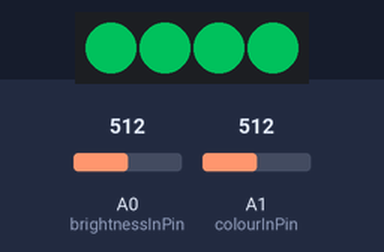
The sketch below on a simulated Arduino Uno, built with avr-gcc and run on an emulated ATmega328P. Parts: 4 RGB LEDs in strip order, left to right. The test bench sets the inputs (shaded band); at power-on: A1 (colourInPin) = 512, A0 (brightnessInPin) = 512. Dim RGB values are drawn brighter than linear.

Above: at 4.2 s.
4.3 s: A1 (colourInPin) set to 716
At 4.8 s:
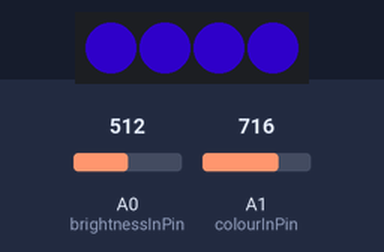
5.8 s: A1 (colourInPin) set to 900
At 7.0 s:
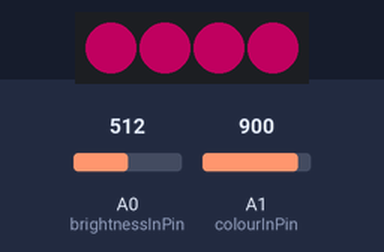
7.3 s: A0 (brightnessInPin) set to 574
At 8.4 s:
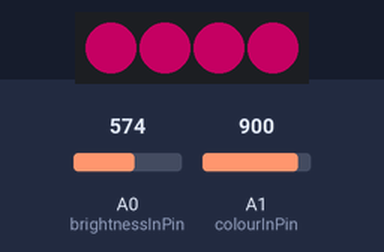
8.8 s: A0 (brightnessInPin) set to 608
At 9.6 s:
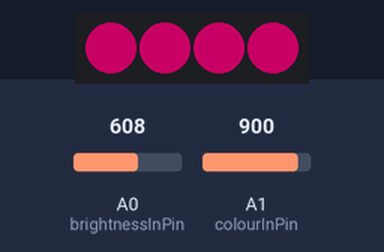
10.3 s: A1 (colourInPin) set to 306
At 10.6 s:
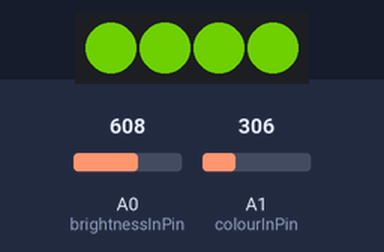
11.8 s: A1 (colourInPin) set to 245
At 12.9 s:
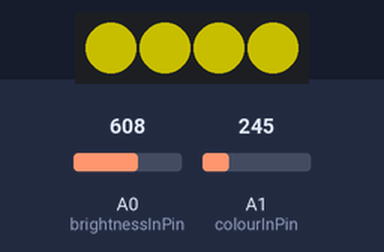
Timing chart, 0 to 14.3 s (numbered marks = the images above; inputs shaded):
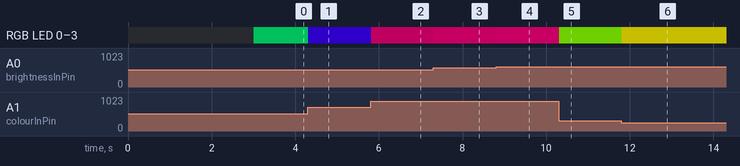

Measured:
- after the input at 4.3 s, RGB LED 0–3: RGB(0, 86, 41) → RGB(24, 0, 103) at once
- after the input at 5.8 s, RGB LED 0–3: RGB(24, 0, 103) → RGB(85, 0, 42) at once
- after the input at 7.3 s, RGB LED 0–3: RGB(85, 0, 42) → RGB(95, 0, 47) at once
- after the input at 8.8 s, RGB LED 0–3: RGB(95, 0, 47) → RGB(100, 0, 50) at once
- after the input at 10.3 s, RGB LED 0–3: RGB(100, 0, 50) → RGB(63, 119, 0) at once
- after the input at 11.8 s, RGB LED 0–3: RGB(63, 119, 0) → RGB(101, 96, 0) at once

The sketch:

colorMan2.ino
```cpp
//FastLED_AnalogueInput.ino

/*
   Using a potentiometer to control colour, brightness and speed.
 Wire up as per http://arduino.cc/en/Tutorial/AnalogInput
 You can connect the wiper, to any analogue input pin, and
 adjust the settings below.
 You will need three 10k potentiometers.
 */


#include <FastLED.h>


#define LED_PIN 3              // which pin are LEDS connected to?
#define NUM_LEDS 4
#define COLOR_ORDER RGB
#define LED_TYPE WS2811        // i'm using WS2811s, FastLED supports lots of different types.

/*
 set your desired minimum and maxium brigtness settings here.
 Valid values are 0 - 255
 With 0 being fully dim, or not lit, and 255 being fully on.
 Therefore half power, or 50%, would be 128
 */

#define MAX_BRIGHTNESS 255      // Thats full on, watch the power! 164
#define MIN_BRIGHTNESS 8       // set to a minimum of 25%

const int brightnessInPin = A0;  // The Analog input pin that the brightness control potentiometer is attached to.
const int colourInPin = A1;      // The Analog input pin that the colour control potentiometer is attached to.

struct CRGB leds[NUM_LEDS];

void setup() {
  delay(3000); // in case we do something stupid. We dont want to get locked out.

  LEDS.addLeds<LED_TYPE, LED_PIN, COLOR_ORDER>(leds, NUM_LEDS).setCorrection(TypicalLEDStrip);
  FastLED.setBrightness(MAX_BRIGHTNESS);
}

void loop() {
  // read the analog brightness value:
  //int brightValue = analogRead(brightnessInPin);
  // map it to the range of the FastLED brightness:
  int mappedValue = map(analogRead(brightnessInPin), 0, 1023, 0, 255);

  /*
   At this point, brightness could be full off (mappedValue == 0)
   or it could be fully on (mappedValue == 255).
   if you are ruuning from a battery pack, or in a dark room, you
   may not want full brightness.
   Or if you are in daylight, you may not want the pixels to go out.
   the following code, checks if mappedValue is above or below our defined
   brightness settings above.
   It works like this.

   we get mappedValue: if mappedValue is between MIN_BRIGHTNESS and MAX_BRIGHTNESS.
   we get MIN_BRIGHTNESS: if mappedValue is less than our defined MIN_BRIGHTNESS.
   we get MAX_BRIGHTNESS: if mappedValue is greater than our defined MAX_BRIGHTNESS

   so, it limits range of brightness values.

   */

  //int outputValue = constrain(mappedValue, MIN_BRIGHTNESS, MAX_BRIGHTNESS);

  // now we set the brightness of the strip
  FastLED.setBrightness(constrain(mappedValue, MIN_BRIGHTNESS, MAX_BRIGHTNESS));

  int mappedHue;
  // read the analog brightness value:
  //int hueValue = analogRead(colourInPin);
  // map it to the range of the FastLED brightness:


  // First slide the led in one direction
  for(int i = 0; i < NUM_LEDS; i++) {
    mappedHue = map(analogRead(colourInPin), 0, 1023, 0, 255);
    // Set the i'th led to the chosen colour
    leds[i] = CHSV(mappedHue, 255, 255);
    // Show the leds
    FastLED.show();
  }

}
```
